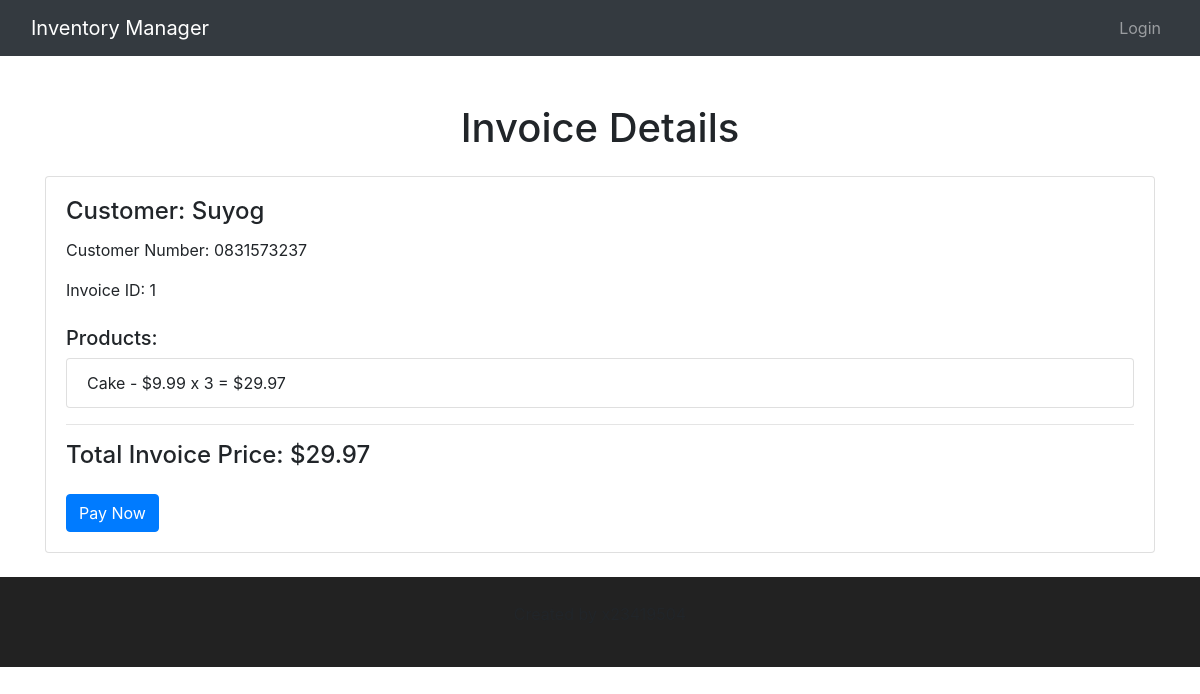
/store/invoice/1/, run on the app's committed database.
### store/models.py (models this page shows, shortened)
class Invoice(models.Model):
    store = models.ForeignKey(Store, on_delete=models.CASCADE, null=True, blank=True)
    customer_name = models.CharField(max_length=100)
    customer_number = models.CharField(max_length=15)
    products = models.ManyToManyField(Product, through='InvoiceProduct')

class InvoiceProduct(models.Model):
    invoice = models.ForeignKey(Invoice, on_delete=models.CASCADE)
    product = models.ForeignKey(Product, on_delete=models.CASCADE)
    quantity = models.PositiveIntegerField()
    total_price = models.DecimalField(max_digits=10, decimal_places=2)

class Product(models.Model):
    store = models.ForeignKey(Store, on_delete=models.CASCADE, null=True, blank=True)
    name = models.CharField(max_length=100)
    description = models.TextField()
    price = models.DecimalField(max_digits=10, decimal_places=2)
    stock = models.IntegerField()

### store/views.py (the view)
# urls.py: path('invoice/<int:invoice_id>/', views.invoice_detail, name='invoice_detail'),
def invoice_detail(request, invoice_id):
    invoice = get_object_or_404(Invoice, id=invoice_id)
    invoice_products = invoice.invoiceproduct_set.all()
    total_price = sum(item.total_price for item in invoice_products)
    return render(request, 'invoice_detail.html', {'invoice': invoice, 'invoice_products': invoice_products, 'total_price': total_price,"stripe_public_key": settings.STRIPE_PUBLIC_KEY,})

### store/templates/invoice_detail.html (shortened to what this page needs)
{% extends 'base.html' %}
{% block content %}
    <div class="container mt-5">
        <h1 class="text-center mb-4">Invoice Details</h1>
        <div class="card">
            <div class="card-body">
                <h4 class="card-title">Customer: {{ invoice.customer_name }}</h4>
                <p class="card-text">Customer Number: {{ invoice.customer_number }}</p>
                <p class="card-text">Invoice ID: {{ invoice.id }}</p>
                <h5 class="mt-4">Products:</h5>
                <ul class="list-group">
                    {% for item in invoice_products %}
                        <li class="list-group-item">
                            {{ item.product.name }} - ${{ item.product.price }} x {{ item.quantity }} = ${{ item.total_price }}
                        </li>
                    {% endfor %}
                </ul>
                <hr>
                <h4>Total Invoice Price: ${{ total_price }}</h4>
                <button id="checkout-button" class="btn btn-primary mt-3">Pay Now</button>
            </div>
        </div>
    </div>
{% endblock %}

### data on the page
Invoice: customer_name "Suyog", customer_number "0831573237", id "1"
InvoiceProduct: product.name "Cake", product.price "9.99", quantity "3", total_price "29.97"

### other printed values
{{ total_price }} "29.97"
